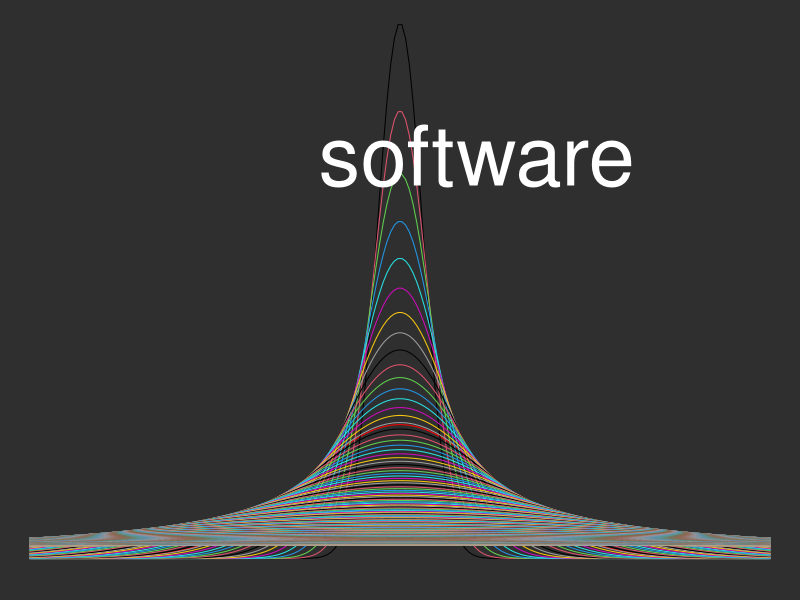

Here is the R script that generated this plot:
setwd("~/Dropbox/My_Website")
x=seq(-4,4,length=200)
y=dnorm(x,mean=0,sd=1)
png("./images/vis.png",  width = 750, height = 200, units = "px")

par(bg="#2F2F2F")
## 1024 x 195
par(mar=c(1, 0, 0, 0))
plot(x,y,type="l",lwd=1,col="red", xaxt='n', yaxt='n', ylab="", xlab="", axes=FALSE, ylim=c(0, 1.6))
y=dnorm(x,mean=0.25,sd=1)
# points(x,y,type="l",lwd=1,col="blue")
cols <- seq(0.25, 10, length=200)
for (icol in 1:length(cols)){
	y=dnorm(x,mean=0,sd=cols[icol])
	points(x,y,type="l",lwd=1,col=icol)
}
legend(-2.5, 1.5, legend="software", cex=5, text.col ="white", bty="n")

dev.off()
